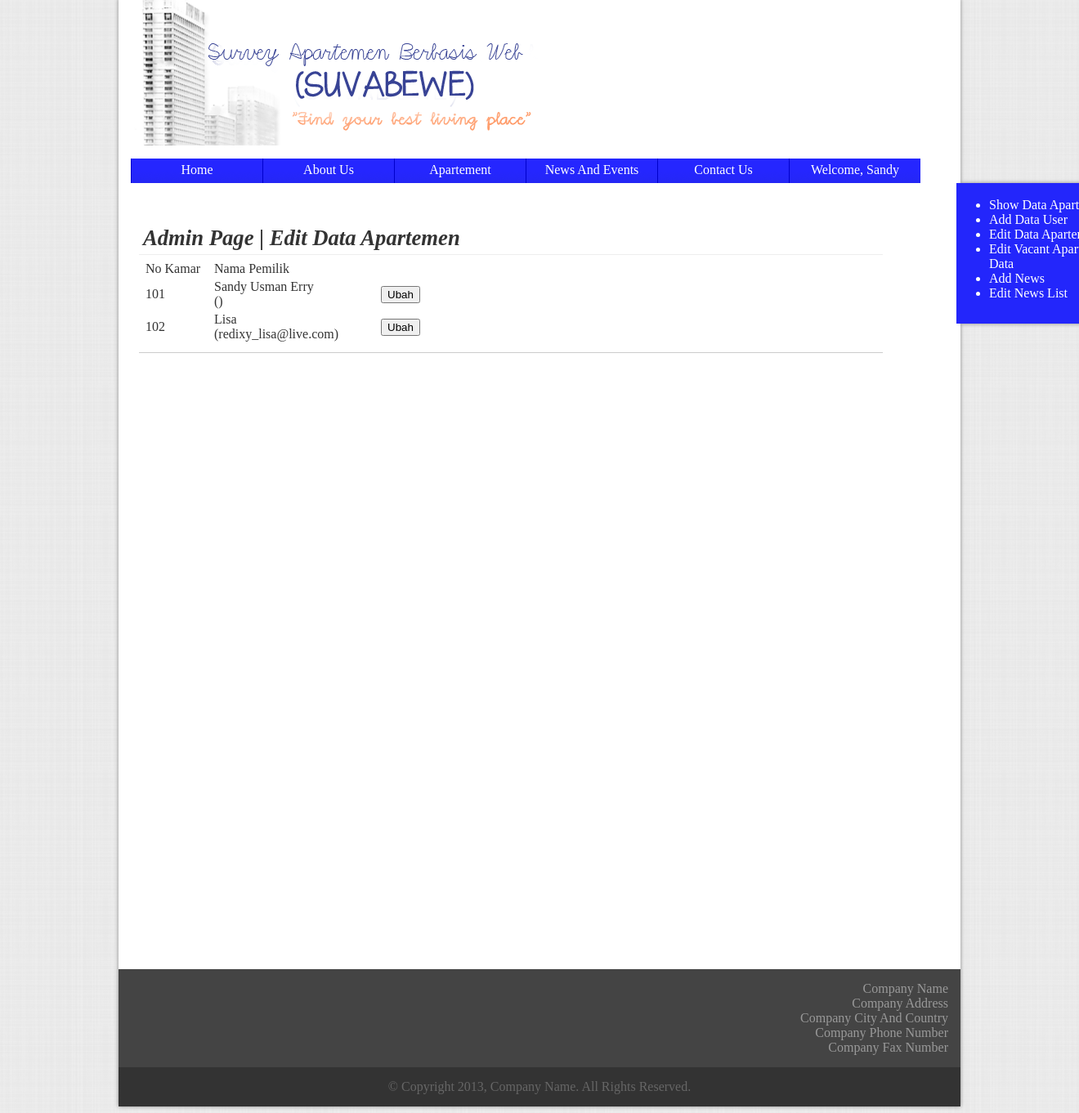
Screenshot of /file/editapt.php (signed in) with the database file from the repository.
### tables this page shows
CREATE TABLE IF NOT EXISTS `apartemen` (
  `no_kamar` int(5) NOT NULL,
  `type_kamar` varchar(1) NOT NULL,
  `spec_kamar` text NOT NULL,
  `password` text NOT NULL,
  `nama_pemilik` text NOT NULL,
  `email` text NOT NULL,
  `available` tinyint(1) NOT NULL DEFAULT '1',
  `harga` int(20) NOT NULL,
  `booked` tinyint(1) NOT NULL DEFAULT '0',
  `booked_fee` int(20) NOT NULL,
  `booked_date` date NOT NULL,
  `tagihan_listrik` int(20) NOT NULL,
  `tagihan_air` int(20) NOT NULL,
  `gambar_tidur1` text NOT NULL,
  `gambar_tidur2` text NOT NULL,
  `gambar_tidur3` text NOT NULL,
  `gambar_makan` text NOT NULL,
  `gambar_dapur` text NOT NULL,
  `gambar_mandi` text NOT NULL,
  `gambar_tamu` text NOT NULL,
  `gambar_balkon` text NOT NULL,
  PRIMARY KEY (`no_kamar`)
);

### file/editapt.php (the view, shortened to what this page needs)
<html>
	<head>
		<link rel="stylesheet" href="../css/templates.css" type="text/css" />
	</head>
	<body>
		<div class="wrapper" id="wrapper">
			<?php include_once ('header.php');?>
			<?php include_once('sidemenu.php');?>
			<div class="container confmargin" style="height:900px">
				<div class="section showapt">
					<div class="sectionheader bottomline">
						<b>Admin Page | Edit Data Apartemen</b>
					</div>
					<div class="sectioncontent ">
						<table>
							<form method="post">
								<tr>
									<td width="80px"> No Kamar </td>
									<td width="200px"> Nama Pemilik </td>
									<td width="50px">&nbsp; </td>
								</tr>
								<?php
									$pilihtabel=mysql_query("SELECT * FROM apartemen");
									while(($row=mysql_fetch_array($pilihtabel)))
									{
										if (($row['no_kamar'] != 100) & ($row['available'] != 1))
										{
											echo
												"<tr>
												<td> " . $row['no_kamar'] . "</td>
												<td> " . $row['nama_pemilik'] . " <br> (" . $row['email'] . ")</td>
												<td> <a href='update_apt.php?target=" . $row['no_kamar'] . "'><input type='button' value='Ubah'></a>
												</td>
											</tr>
											";
										}
								}
							?>
							</form>
						</table>
					</div>
				</div>
			</div>
		</div>
	</body>
</html>
</html>

### css/templates.css (style rules this page uses)
body { background-image:url("../img/bg-body.png"); background-repeat:repeat; color:#333333; font-family:"Cambria"; font-size:16px; }
a { color:#000000; text-decoration:none; }
.wrapper { width:1000px; margin:-10px auto 0px auto; padding:0px 15px 0px 15px; background-color:#FFFFFF; box-shadow: 0px 0px 5px #888888; }
.footer { width:1020; margin:0px -15px 0px -15px; padding:5px; }
.subfooter1 { width:1000; margin-left:-5px; padding:15px; background-color:#444444; color:#999999; text-align:right; }
.subfooter2 { width:1000; margin:0px 0px -5px -5px; padding:15px; background-color:#333333; color:#666666; text-align:center; }
.container { width:980px; padding:10px; }
.section { border-bottom:solid thin #CCCCCC; float:left; padding:5px; }
.sectionheader { width:100%; padding:5px; height:30px; font-family:"Bodoni MT"; font-size:20pt; font-style:italic; margin-left:-5px; margin-top:-5px; }
.sectioncontent { width:100%; padding:5px; margin-left:-5px; color:#666666; }
.bottomline { border-bottom:solid thin #EEEEEE; }
.confmargin { margin-top:-135px; }
.showapt { width:900px; }

### rows the page displays
apartemen: no_kamar "101", nama_pemilik "Sandy Usman Erry"
apartemen: no_kamar "102", nama_pemilik "Lisa", email "redixy_lisa@live.com"

### other values shown
$nama[0] "Sandy"
